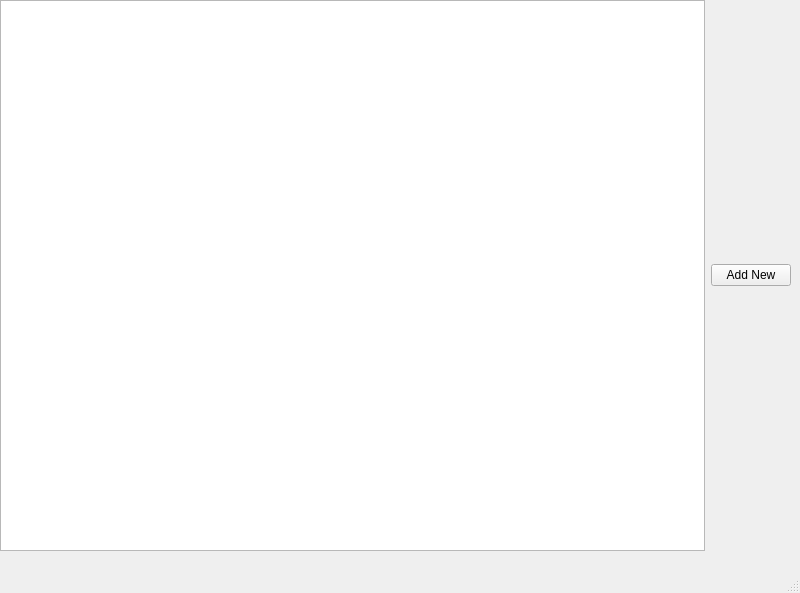
<?xml version="1.0" encoding="UTF-8"?>
<ui version="4.0">
 <class>MainWindow</class>
 <widget class="QMainWindow" name="MainWindow">
  <property name="geometry">
   <rect>
    <x>0</x>
    <y>0</y>
    <width>800</width>
    <height>593</height>
   </rect>
  </property>
  <property name="windowTitle">
   <string>Dailek</string>
  </property>
  <widget class="QWidget" name="centralwidget">
   <widget class="QWidget" name="horizontalLayoutWidget">
    <property name="geometry">
     <rect>
      <x>0</x>
      <y>0</y>
      <width>791</width>
      <height>551</height>
     </rect>
    </property>
    <layout class="QHBoxLayout" name="horizontalLayout">
     <item>
      <widget class="QTableView" name="tableView_day_tracks"/>
     </item>
     <item>
      <layout class="QVBoxLayout" name="verticalLayout">
       <item>
        <widget class="QPushButton" name="pushButton_addNew">
         <property name="text">
          <string>Add New</string>
         </property>
        </widget>
       </item>
      </layout>
     </item>
    </layout>
   </widget>
  </widget>
  <widget class="QMenuBar" name="menubar">
   <property name="geometry">
    <rect>
     <x>0</x>
     <y>0</y>
     <width>800</width>
     <height>18</height>
    </rect>
   </property>
  </widget>
  <widget class="QStatusBar" name="statusbar"/>
 </widget>
 <resources/>
 <connections/>
</ui>
